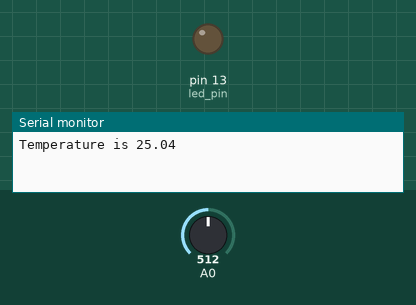
Recording of a sketch running on a simulated Arduino Uno, built with avr-gcc and run on an emulated ATmega328P. Shown: output pins drawn as LEDs (lit = HIGH), the last lines printed to the serial monitor. Inputs (shaded band) come from the test bench; at power-on: A0 = 512.

Above: at 1.8 s.
1.9 s: A0 set to 552
4.2 s: A0 set to 571
At 6.4 s:
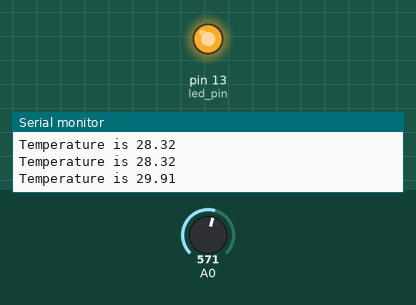
7.5 s: A0 set to 511
At 10.0 s:
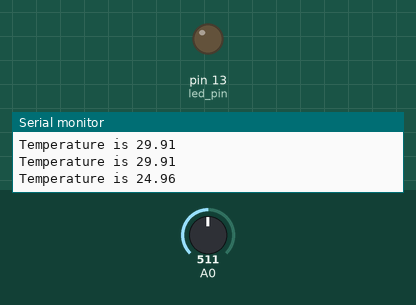
10.5 s: A0 set to 716
At 12.4 s:
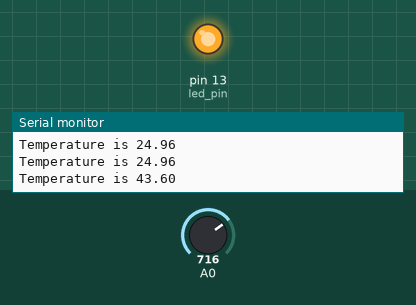
Timing chart, 0 to 13.9 s (numbered marks = the images above; inputs shaded):
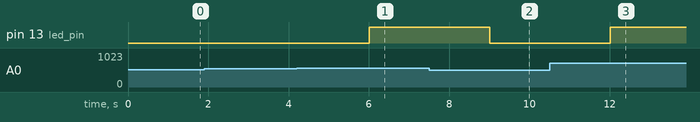

The sketch:

A1_A_S8_Thermistor_alarm.ino
```cpp
// (licence header left out)
// Добавляем в программу библиотеку специальных математических функций
#include <math.h>

// Переменная в которой будет храниться значение, считанное с аналогового пина
int sensor_value = 0;

// Переменная в которой будет храниться истинное значение температуры
float temperature;
// Постоянное число термистора, взятое из спецификации данного термистора
int constant = 4300;

// Переменная для хранения значения сопротивление термистора,
// в зависимости от температуры
float resistance;

// Переменная с номером цифрового пина внешнего светодиода
int led_pin = 13;

void setup()
{
  Serial.begin(9600);
  pinMode(led_pin, OUTPUT);
}

void loop()
{
  // Читаем аналоговый пин 0
  sensor_value = analogRead(0);

  // Высчитываем сопротивление термистора по специальной формуле
  resistance = (float)(1023 - sensor_value) * 10000 / sensor_value;

  // Находим истинную температуру по формуле, взятой из спецификации термистора
  temperature = 1 / (log(resistance / 10000) / constant + 1 / 298.15) - 273.15;
  // Задержка в 1 секунду перед следующим чтением значений термистора
  delay(1000);

  // В структуре if else ниже реализуется  следующее.
  // Если температура больше 32 градусов включить светодиод,
  // в любом другом случае выключить светодиод светодиод.
  // Попробуй менять значение температуры, можешь поставить,
  // значение температуры от -30 до 120
  // Не замерзни и не обожгись:)

  if (temperature > 29)
  {
    digitalWrite(led_pin, HIGH); //Включаем светодиод
  }
  else
  {
    digitalWrite(led_pin, LOW); //В другом случае выключаем светодиод
  }

  // Вывод данных на дисплей через последовательный порт
  // Вывод строки "Temperature is "
  Serial.print("Temperature is ");
  // Вывод переменной temperature
  Serial.println(temperature);
}
```

Measured:
- the behaviour switches between 560 and 561 on A0 (found by bisection; images 0 and 1)
- after the input at 4.2 s, pin 13 (led_pin): LOW → HIGH after 1.8 s
- after the input at 7.5 s, pin 13 (led_pin): HIGH → LOW after 1.5 s
- after the input at 10.5 s, pin 13 (led_pin): LOW → HIGH after 1.5 s
